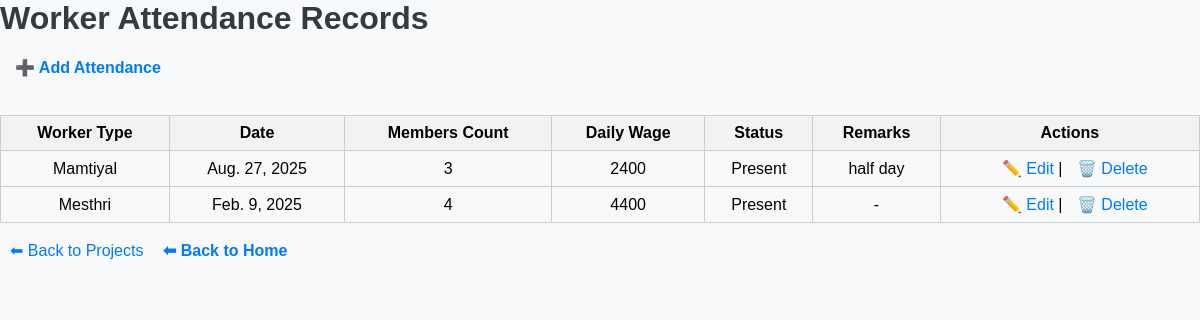
The page /attendance/ on the database its author committed.
### records/models.py (models this page shows, shortened)
class WorkerAttendance(models.Model):
    worker = models.ForeignKey("Worker", on_delete=models.CASCADE)
    date = models.DateField()
    members_count = models.IntegerField(default=1)
    remarks = models.TextField(null=True, blank=True)
    status = models.CharField(
        max_length=20,
        choices=[("Present", "Present"), ("Absent", "Absent")],
        default="Present"
    )
    daily_wage = models.IntegerField(editable=False, default=0)  # 👈 integer

class Worker(models.Model):
    project = models.ForeignKey(Project, on_delete=models.CASCADE, related_name="workers")
    worker_name = models.CharField(max_length=100)
    worker_type = models.CharField(max_length=50, choices=WorkerRole.choices)
    contact = models.CharField(max_length=15, blank=True, null=True)
    weekly_wage = models.IntegerField(default=0)
    PAYMENT_STATUS = [
        ('Paid', 'Paid'),
        ('Unpaid', 'Unpaid'),
    ]
    payment_status = models.CharField(max_length=10, choices=PAYMENT_STATUS, default='Unpaid')

### records/views.py (the view)
# urls.py: path('attendance/', views.AttendanceListView.as_view(), name='attendance_list'),
class AttendanceListView(ListView):
    model = WorkerAttendance
    template_name = "records/attendance_list.html"
    context_object_name = "attendances"

### records/templates/records/attendance_list.html (shortened to what this page needs)
{% load static %}
<link rel="stylesheet" href="{% static 'css/style.css' %}">
<!DOCTYPE html>
<html>
<head>
</head>
<body>
    <h1>Worker Attendance Records</h1>
    <a href="{% url 'attendance_create' %}" class="btn btn-primary mb-3">➕ Add Attendance</a>
    <br><br>
    <table>
        <thead>
            <tr>
                <th>Worker Type</th>
                <th>Date</th>
                <th>Members Count</th>
                <th>Daily Wage</th>
                <th>Status</th>
                <th>Remarks</th>
                <th>Actions</th>
            </tr>
        </thead>
        <tbody>
            {% for attendance in attendances %}
            <tr>
                <td>{{ attendance.worker.worker_type }}</td>
                <td>{{ attendance.date }}</td>
                <td>{{ attendance.members_count }}</td>
                <td>{{ attendance.daily_wage }}</td>
                <td>{{ attendance.status|default:"-" }}</td>
                <td>{{ attendance.remarks|default:"-" }}</td>
                <td>
                    <a href="{% url 'attendance_update' attendance.id %}">✏️ Edit</a> |
                    <a href="{% url 'attendance_delete' attendance.id %}">🗑️ Delete</a>
                </td>
            </tr>
            {% empty %}
            <tr>
                <td colspan="7">No attendance records found.</td>
            </tr>
            {% endfor %}
        </tbody>
    </table>
    <br>
    <a href="/projects/">⬅ Back to Projects</a>
    <a href="{% url 'home' %}" class="btn btn-secondary mb-3">⬅ Back to Home</a>
</body>
</html>

### records/static/css/style.css (style rules this page uses)
body { font-family: Arial, sans-serif; background-color: #f8f9fa; margin: 0; padding: 0; }
h1, h2, h3 { color: #343a40; }
.btn { font-weight: bold; border-radius: 8px; padding: 10px 15px; margin: 5px 0; text-decoration: none; }
a { text-decoration: none; color: #007bff; margin-left: 10px; }

### records/templates/records/attendance_list.html (style rules this page uses)
table { width: 100%; border-collapse: collapse; margin-top: 20px; }
th, td { border: 1px solid #ccc; padding: 8px; text-align: center; }
th { background-color: #f2f2f2; }

### rows shown on the page
WorkerAttendance: worker.worker_type "Mamtiyal", date "Aug. 27, 2025", members_count "3", daily_wage "2400", status "Present", remarks "half day"
WorkerAttendance: worker.worker_type "Mesthri", date "Feb. 9, 2025", members_count "4", daily_wage "4400", status "Present", remarks "-"
